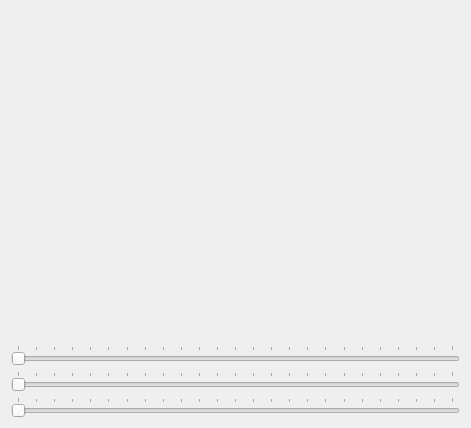
<?xml version="1.0" encoding="UTF-8"?>
<ui version="4.0">
 <class>MainWindow</class>
 <widget class="QMainWindow" name="MainWindow">
  <property name="geometry">
   <rect>
    <x>0</x>
    <y>0</y>
    <width>471</width>
    <height>428</height>
   </rect>
  </property>
  <property name="windowTitle">
   <string>MainWindow</string>
  </property>
  <widget class="QWidget" name="centralWidget">
   <layout class="QHBoxLayout" name="horizontalLayout">
    <item>
     <layout class="QVBoxLayout" name="verticalLayout">
      <item>
       <widget class="GLWidget" name="widget" native="true"/>
      </item>
      <item>
       <widget class="QSlider" name="xSlider">
        <property name="maximum">
         <number>360</number>
        </property>
        <property name="singleStep">
         <number>16</number>
        </property>
        <property name="pageStep">
         <number>15</number>
        </property>
        <property name="orientation">
         <enum>Qt::Horizontal</enum>
        </property>
        <property name="tickPosition">
         <enum>QSlider::TicksAbove</enum>
        </property>
        <property name="tickInterval">
         <number>15</number>
        </property>
       </widget>
      </item>
      <item>
       <widget class="QSlider" name="ySlider">
        <property name="maximum">
         <number>360</number>
        </property>
        <property name="singleStep">
         <number>16</number>
        </property>
        <property name="pageStep">
         <number>15</number>
        </property>
        <property name="orientation">
         <enum>Qt::Horizontal</enum>
        </property>
        <property name="tickPosition">
         <enum>QSlider::TicksAbove</enum>
        </property>
        <property name="tickInterval">
         <number>15</number>
        </property>
       </widget>
      </item>
      <item>
       <widget class="QSlider" name="zSlider">
        <property name="maximum">
         <number>360</number>
        </property>
        <property name="singleStep">
         <number>16</number>
        </property>
        <property name="pageStep">
         <number>15</number>
        </property>
        <property name="orientation">
         <enum>Qt::Horizontal</enum>
        </property>
        <property name="tickPosition">
         <enum>QSlider::TicksAbove</enum>
        </property>
        <property name="tickInterval">
         <number>15</number>
        </property>
       </widget>
      </item>
     </layout>
    </item>
   </layout>
  </widget>
 </widget>
 <layoutdefault spacing="6" margin="11"/>
 <customwidgets>
  <customwidget>
   <class>GLWidget</class>
   <extends>QWidget</extends>
   <header>glwidget.h</header>
   <container>1</container>
   <slots>
    <slot>setXRotation(int)</slot>
    <slot>setYRotation(int)</slot>
    <slot>setZRotation(int)</slot>
   </slots>
  </customwidget>
 </customwidgets>
 <resources/>
 <connections>
  <connection>
   <sender>zSlider</sender>
   <signal>valueChanged(int)</signal>
   <receiver>widget</receiver>
   <slot>setZRotation(int)</slot>
   <hints>
    <hint type="sourcelabel">
     <x>254</x>
     <y>398</y>
    </hint>
    <hint type="destinationlabel">
     <x>260</x>
     <y>209</y>
    </hint>
   </hints>
  </connection>
  <connection>
   <sender>ySlider</sender>
   <signal>valueChanged(int)</signal>
   <receiver>widget</receiver>
   <slot>setYRotation(int)</slot>
   <hints>
    <hint type="sourcelabel">
     <x>175</x>
     <y>375</y>
    </hint>
    <hint type="destinationlabel">
     <x>184</x>
     <y>278</y>
    </hint>
   </hints>
  </connection>
  <connection>
   <sender>xSlider</sender>
   <signal>valueChanged(int)</signal>
   <receiver>widget</receiver>
   <slot>setXRotation(int)</slot>
   <hints>
    <hint type="sourcelabel">
     <x>110</x>
     <y>349</y>
    </hint>
    <hint type="destinationlabel">
     <x>110</x>
     <y>295</y>
    </hint>
   </hints>
  </connection>
 </connections>
</ui>
